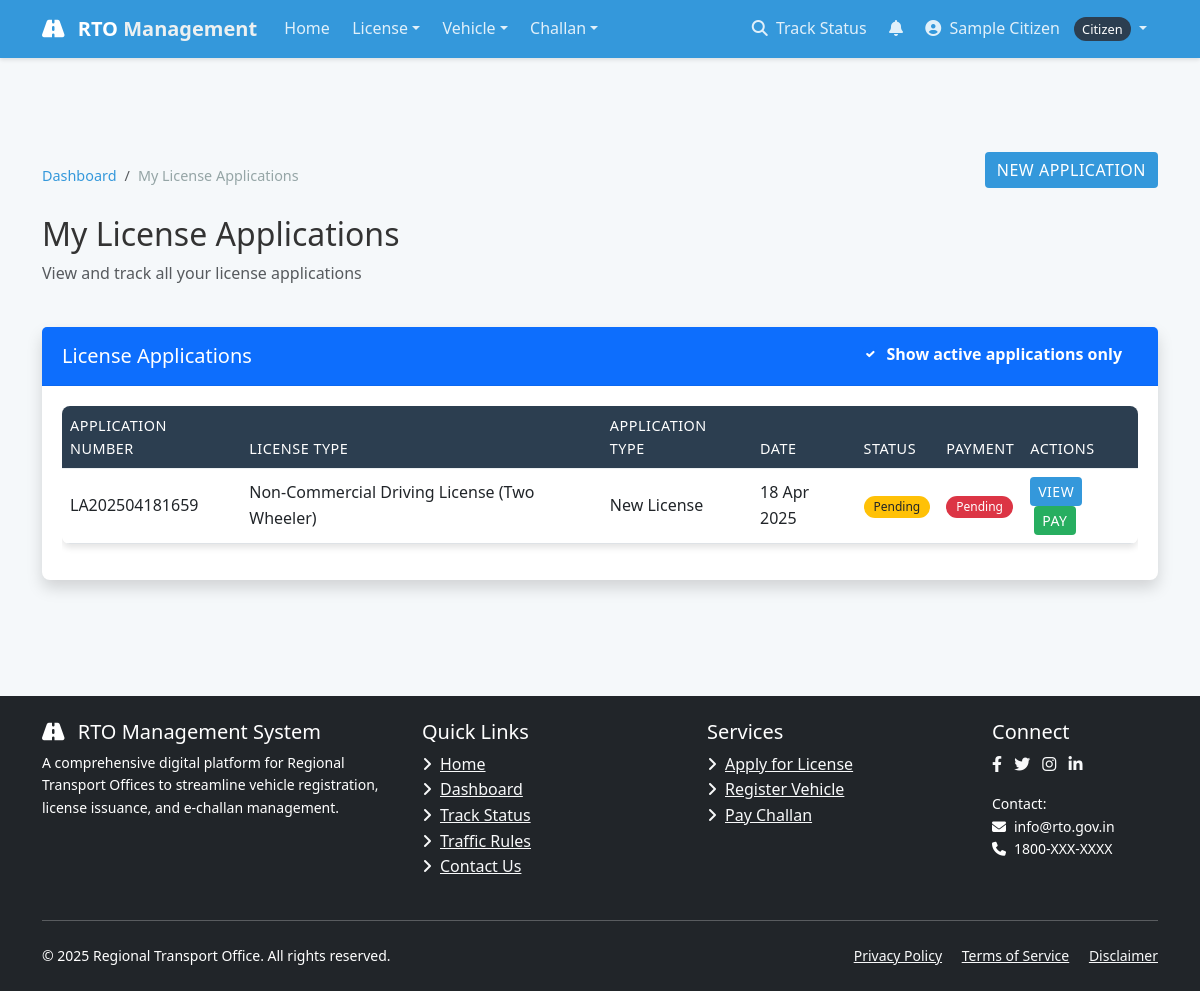
The page /license/applications/ (signed in) on the database as committed earlier.
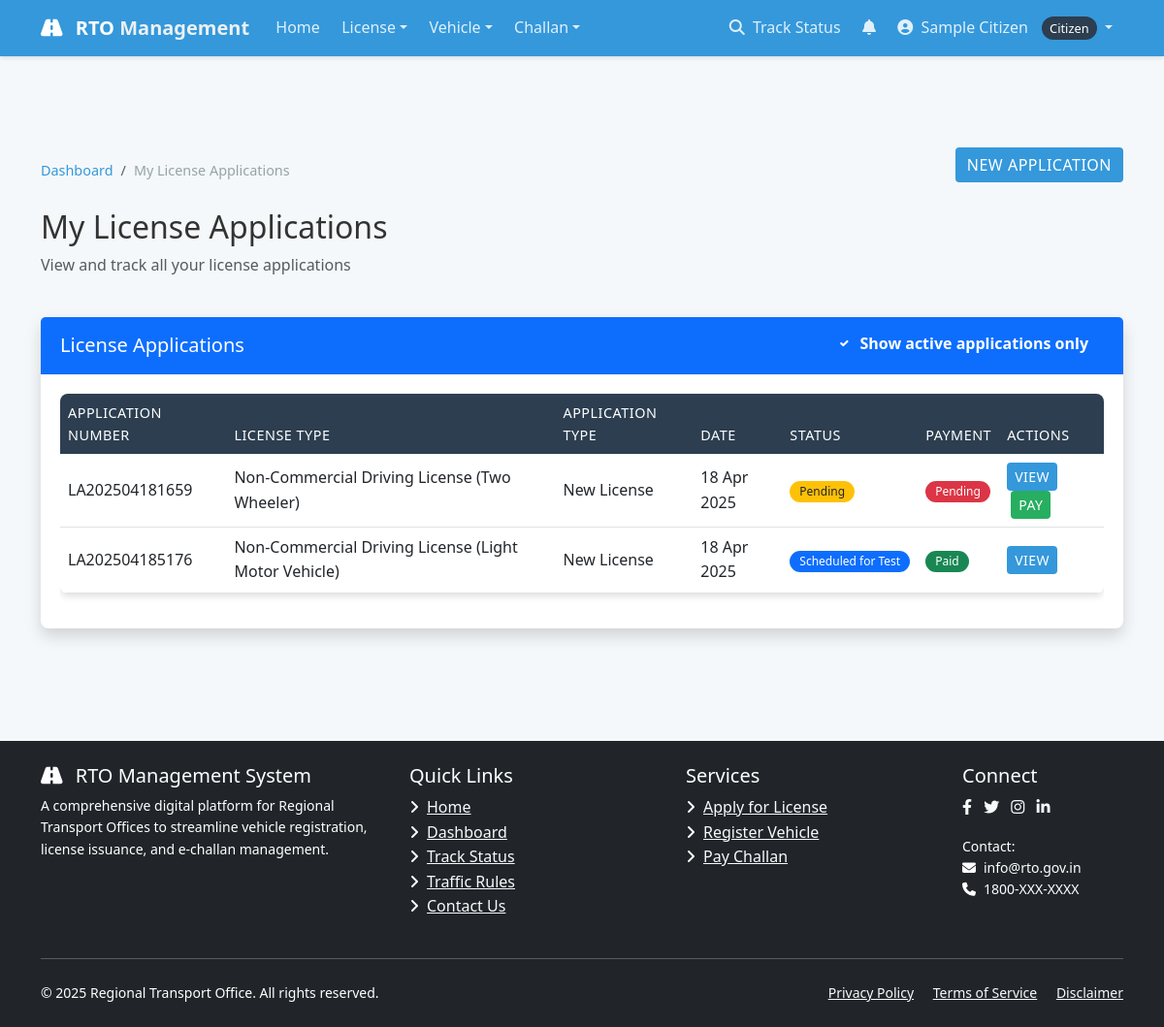
The same page on the database as committed later.
### accounts/models.py (models this page shows, shortened)
class User(AbstractUser):
    USER_TYPE_CHOICES = (
        ('CITIZEN', 'Citizen'),
        ('OFFICER', 'RTO Officer'),
        ('ADMIN', 'Administrator'),
    )
    username = None
    email = models.EmailField(_('email address'), unique=True)
    phone_number = models.CharField(max_length=15, blank=True, null=True)
    aadhaar_number = models.CharField(max_length=16, blank=True, null=True)
    address = models.TextField(blank=True, null=True)
    user_type = models.CharField(max_length=10, choices=USER_TYPE_CHOICES, default='CITIZEN')
    profile_picture = models.ImageField(upload_to='profile_pics/', blank=True, null=True)
    USERNAME_FIELD = 'email'
    REQUIRED_FIELDS = []
    objects = UserManager()
    def get_full_name(self):
        return f"{self.first_name} {self.last_name}" if self.first_name or self.last_name else self.email

### license/models.py (models this page shows, shortened)
class LicenseApplication(models.Model):
    STATUS_CHOICES = (
        ('PENDING', 'Pending'),
        ('DOCUMENT_VERIFICATION', 'Document Verification'),
        ('SCHEDULED_FOR_TEST', 'Scheduled for Test'),
        ('TEST_PASSED', 'Test Passed'),
        ('TEST_FAILED', 'Test Failed'),
        ('APPROVED', 'Approved'),
        ('REJECTED', 'Rejected'),
        ('ISSUED', 'Issued'),
    )
    APPLICATION_TYPE_CHOICES = (
        ('NEW', 'New License'),
        ('RENEWAL', 'License Renewal'),
        ('DUPLICATE', 'Duplicate License'),
    )
    applicant = models.ForeignKey(User, on_delete=models.CASCADE, related_name='license_applications')
    license_type = models.ForeignKey(LicenseType, on_delete=models.CASCADE)
    application_type = models.CharField(max_length=20, choices=APPLICATION_TYPE_CHOICES, default='NEW')
    application_number = models.CharField(max_length=20, unique=True)
    application_date = models.DateField(auto_now_add=True)
    status = models.CharField(max_length=30, choices=STATUS_CHOICES, default='PENDING')
    photo = models.ImageField(upload_to='license_photos/')
    signature = models.ImageField(upload_to='license_signatures/')
    id_proof = models.FileField(upload_to='license_id_proofs/')
    address_proof = models.FileField(upload_to='license_address_proofs/')
    test_date = models.DateTimeField(null=True, blank=True)
    test_result = models.BooleanField(null=True, blank=True)
    rejection_reason = models.TextField(blank=True, null=True)
    payment_status = models.BooleanField(default=False)
    payment_date = models.DateTimeField(null=True, blank=True)
    payment_transaction_id = models.CharField(max_length=100, blank=True, null=True)
    reviewed_by = models.ForeignKey(User, on_delete=models.SET_NULL, null=True, blank=True,
                                   related_name='reviewed_license_applications')
    issued_date = models.DateField(null=True, blank=True)
    valid_until = models.DateField(null=True, blank=True)
    created_at = models.DateTimeField(auto_now_add=True)
    updated_at = models.DateTimeField(auto_now=True)

class LicenseType(models.Model):
    name = models.CharField(max_length=100)
    code = models.CharField(max_length=10, unique=True)
    description = models.TextField()
    age_requirement = models.PositiveIntegerField(default=18)
    validity_years = models.PositiveIntegerField(default=10)
    fee = models.DecimalField(max_digits=10, decimal_places=2)

### license/views.py (the view)
# urls.py: path('applications/', views.my_license_applications, name='my_license_applications'),
@login_required
def my_license_applications(request):
    if request.user.user_type != 'CITIZEN':
        messages.error(request, "Access denied.")
        return redirect('home')
    applications = LicenseApplication.objects.filter(applicant=request.user).order_by('-application_date')
    return render(request, 'license/my_applications.html', {'applications': applications})

### templates/license/my_applications.html (shortened to what this page needs)
{% extends 'base.html' %}
{% block content %}
<div class="container py-5">
    <div class="row mb-4">
        <div class="col">
            <nav aria-label="breadcrumb">
                <ol class="breadcrumb">
                    <li class="breadcrumb-item"><a href="{% url 'dashboard' %}">Dashboard</a></li>
                    <li class="breadcrumb-item active" aria-current="page">My License Applications</li>
                </ol>
            </nav>
            <h2>My License Applications</h2>
            <p class="text-muted">View and track all your license applications</p>
        </div>
        <div class="col-auto">
            <a href="{% url 'apply_for_license' %}" class="btn btn-primary">
                 New Application
            </a>
        </div>
    </div>
    <div class="card shadow">
        <div class="card-header bg-primary text-white">
            <div class="row align-items-center">
                <div class="col">
                    <h5 class="mb-0">License Applications</h5>
                </div>
                <div class="col-auto">
                    <div class="form-check form-check-inline text-white">
                        <input class="form-check-input" type="checkbox" id="showActiveOnly" checked>
                        <label class="form-check-label" for="showActiveOnly">Show active applications only</label>
                    </div>
                </div>
            </div>
        </div>
        <div class="card-body">
            {% if applications %}
            <div class="table-responsive">
                <table class="table table-hover">
                    <thead class="table-light">
                        <tr>
                            <th>Application Number</th>
                            <th>License Type</th>
                            <th>Application Type</th>
                            <th>Date</th>
                            <th>Status</th>
                            <th>Payment</th>
                            <th>Actions</th>
                        </tr>
                    </thead>
                    <tbody>
                        {% for application in applications %}
                        <tr class="{% if application.status == 'ISSUED' or application.status == 'REJECTED' %}inactive-row{% endif %}">
                            <td>{{ application.application_number }}</td>
                            <td>{{ application.license_type.name }}</td>
                            <td>{{ application.get_application_type_display }}</td>
                            <td>{{ application.application_date|date:"d M Y" }}</td>
                            <td>
                                {% if application.status == 'PENDING' %}
                                <span class="badge bg-warning text-dark">{{ application.get_status_display }}</span>
                                {% elif application.status == 'DOCUMENT_VERIFICATION' %}
                                <span class="badge bg-info">{{ application.get_status_display }}</span>
                                {% elif application.status == 'SCHEDULED_FOR_TEST' %}
                                <span class="badge bg-primary">{{ application.get_status_display }}</span>
                                {% elif application.status == 'TEST_PASSED' %}
                                <span class="badge bg-success">{{ application.get_status_display }}</span>
                                {% elif application.status == 'TEST_FAILED' %}
                                <span class="badge bg-danger">{{ application.get_status_display }}</span>
                                {% elif application.status == 'APPROVED' %}
                                <span class="badge bg-success">{{ application.get_status_display }}</span>
                                {% elif application.status == 'REJECTED' %}
                                <span class="badge bg-danger">{{ application.get_status_display }}</span>
                                {% elif application.status == 'ISSUED' %}
                                <span class="badge bg-success">{{ application.get_status_display }}</span>
                                {% endif %}
                            </td>
                            <td>
                                {% if application.payment_status %}
                                <span class="badge bg-success">Paid</span>
                                {% else %}
                                <span class="badge bg-danger">Pending</span>
                                {% endif %}
                            </td>
                            <td>
                                <a href="{% url 'license_application_detail' application_number=application.application_number %}" class="btn btn-sm btn-primary">
                                     View
                                </a>
                                {% if not application.payment_status %}
                                <a href="{% url 'license_payment' application_number=application.application_number %}" class="btn btn-sm btn-success ms-1">
                                     Pay
                                </a>
                                {% endif %}
                            </td>
                        </tr>
                        {% endfor %}
                    </tbody>
                </table>
            </div>
            {% endif %}
        </div>
    </div>
</div>
{% endblock %}

### templates/base.html (shortened to what this page needs)
<!DOCTYPE html>
<html lang="en">
<head>
    <link href="https://cdn.jsdelivr.net/npm/bootstrap@5.3.0/dist/css/bootstrap.min.css" rel="stylesheet">
    <link href="https://cdnjs.cloudflare.com/ajax/libs/font-awesome/6.4.0/css/all.min.css" rel="stylesheet">
    <link rel="stylesheet" href="/static/css/style.css">
</head>
<body>
    <nav class="navbar navbar-expand-lg navbar-dark fixed-top">
        <div class="container">
            <a class="navbar-brand" href="/">
                <i class="fas fa-road me-2"></i> RTO <span>Management</span>
            </a>
            <div class="collapse navbar-collapse" id="navbarContent">
                <ul class="navbar-nav me-auto mb-2 mb-lg-0">
                    <li class="nav-item">
                        <a class="nav-link {% if request.path == '/' %}active{% endif %}" href="/">Home</a>
                    </li>
                    {% if user.is_authenticated %}
                        {% if user.user_type == 'CITIZEN' %}
                            <li class="nav-item dropdown">
                                <a class="nav-link dropdown-toggle" href="#" id="licenseDropdown" role="button" data-bs-toggle="dropdown" aria-expanded="false">License</a>
                            </li>
                            <li class="nav-item dropdown">
                                <a class="nav-link dropdown-toggle" href="#" id="vehicleDropdown" role="button" data-bs-toggle="dropdown" aria-expanded="false">Vehicle</a>
                            </li>
                            <li class="nav-item dropdown">
                                <a class="nav-link dropdown-toggle" href="#" id="challanDropdown" role="button" data-bs-toggle="dropdown" aria-expanded="false">Challan</a>
                            </li>
                        {% endif %}
                    {% endif %}
                </ul>
                <ul class="navbar-nav">
                    <li class="nav-item">
                        <a class="nav-link" href="/dashboard/status/license/" id="navStatusLink">
                            <i class="fas fa-search me-1"></i> Track Status
                        </a>
                    </li>
                    {% if user.is_authenticated %}
                        <li class="nav-item">
                            <a class="nav-link position-relative" href="#" id="notificationToggle" data-bs-toggle="dropdown" aria-expanded="false">
                                <i class="fas fa-bell"></i>
                            </a>
                        </li>
                        <li class="nav-item dropdown">
                            <a class="nav-link dropdown-toggle" href="#" id="userDropdown" role="button" data-bs-toggle="dropdown" aria-expanded="false">
                                <i class="fas fa-user-circle me-1"></i>
                                {{ user.get_full_name|default:user.email }}
                                <span class="user-badge">{{ user.get_user_type_display }}</span>
                            </a>
                        </li>
                    {% endif %}
                </ul>
            </div>
        </div>
    </nav>
    <main role="main" class="container-fluid py-5">
        {% block content %}{% endblock %}
    </main>
    <footer class="py-4 bg-dark text-white">
        <div class="container">
            <div class="row">
                <div class="col-md-4 mb-4 mb-md-0">
                    <h5><i class="fas fa-road me-2"></i> RTO Management System</h5>
                    <p class="small">A comprehensive digital platform for Regional Transport Offices to streamline vehicle registration, license issuance, and e-challan management.</p>
                </div>
                <div class="col-md-3 mb-4 mb-md-0">
                    <h5>Quick Links</h5>
                    <ul class="list-unstyled">
                        <li><a href="/" class="text-light"><i class="fas fa-angle-right me-2"></i>Home</a></li>
                        <li><a href="{% url 'dashboard' %}" class="text-light"><i class="fas fa-angle-right me-2"></i>Dashboard</a></li>
                        <li><a href="/dashboard/status/license/" class="text-light"><i class="fas fa-angle-right me-2"></i>Track Status</a></li>
                        <li><a href="#" class="text-light"><i class="fas fa-angle-right me-2"></i>Traffic Rules</a></li>
                        <li><a href="#" class="text-light"><i class="fas fa-angle-right me-2"></i>Contact Us</a></li>
                    </ul>
                </div>
                <div class="col-md-3 mb-4 mb-md-0">
                    <h5>Services</h5>
                    <ul class="list-unstyled">
                        <li><a href="{% url 'apply_for_license' %}" class="text-light"><i class="fas fa-angle-right me-2"></i>Apply for License</a></li>
                        <li><a href="{% url 'apply_for_registration' %}" class="text-light"><i class="fas fa-angle-right me-2"></i>Register Vehicle</a></li>
                        <li><a href="{% url 'search_challan' %}" class="text-light"><i class="fas fa-angle-right me-2"></i>Pay Challan</a></li>
                    </ul>
                </div>
                <div class="col-md-2">
                    <h5>Connect</h5>
                    <div class="social-icons">
                        <a href="#" class="text-light me-2"><i class="fab fa-facebook-f"></i></a>
                        <a href="#" class="text-light me-2"><i class="fab fa-twitter"></i></a>
                        <a href="#" class="text-light me-2"><i class="fab fa-instagram"></i></a>
                        <a href="#" class="text-light me-2"><i class="fab fa-linkedin-in"></i></a>
                    </div>
                    <div class="mt-3">
                        <p class="small mb-0">Contact:</p>
                        <p class="small mb-0"><i class="fas fa-envelope me-2"></i>info@rto.gov.in</p>
                        <p class="small mb-0"><i class="fas fa-phone me-2"></i>1800-XXX-XXXX</p>
                    </div>
                </div>
            </div>
            <hr class="bg-secondary my-4">
            <div class="row">
                <div class="col-md-6">
                    <p class="small mb-0">&copy; {% now "Y" %} Regional Transport Office. All rights reserved.</p>
                </div>
                <div class="col-md-6 text-md-end">
                    <p class="small mb-0">
                        <a href="#" class="text-light me-3">Privacy Policy</a>
                        <a href="#" class="text-light me-3">Terms of Service</a>
                        <a href="#" class="text-light">Disclaimer</a>
                    </p>
                </div>
            </div>
        </div>
    </footer>
</body>
</html>

Rows that differ between the two databases and show on the page:
added LicenseApplication: application_number "LA202504185176", license_type.name "Non-Commercial Driving License (Light Motor Vehicle)", application_type "New License", application_date "18 Apr 2025", status "Scheduled for Test", payment_status "Paid"
